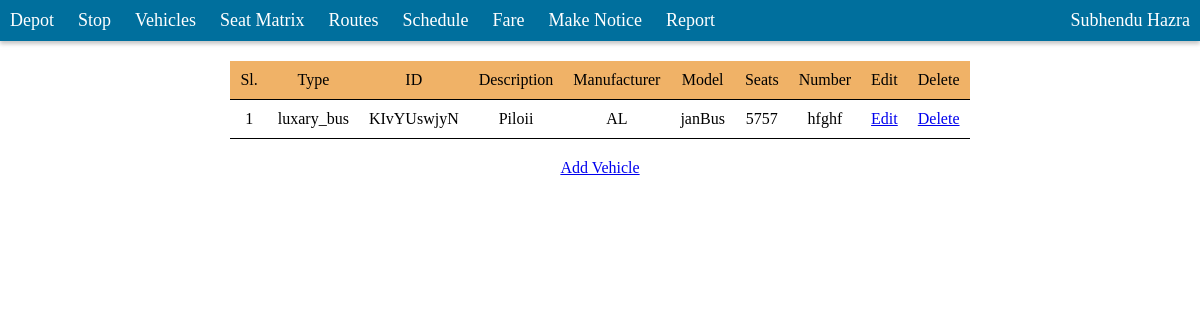
Page /admin/panel/vehicles/index.php (signed in) on the committed database.
### tables this page shows
CREATE TABLE `vehicles` (
  `sl` int(10) UNSIGNED NOT NULL,
  `type` enum('bus','sedan','suv','hatchback','van','luxary_bus','autorickshaw') NOT NULL,
  `id` varchar(10) NOT NULL,
  `description` varchar(3000) NOT NULL,
  `manufacturer` varchar(100) NOT NULL,
  `model` varchar(100) NOT NULL,
  `seats` int(11) NOT NULL,
  `car_number` varchar(100) NOT NULL,
  `seat_matrix` varchar(10) NOT NULL
);

### admin/panel/vehicles/index.php (the view, shortened to what this page needs)
<?php
require_once("../../header.php");
?>
<div id="main_area">
<div id="main_inner">
	<div id="avail_epot">
		<?php
				$query="SELECT * FROM vehicles";
				if($rows=mysqli_query($db,$query)){
					$i=1;
						echo "<div class='table_row'>";
						echo "<div class='table_row_items sl'>Sl.</div>";
						echo "<div class='table_row_items type'>Type</div>";
						echo "<div class='table_row_items id'>ID</div>";
						echo "<div class='table_row_items description'>Description</div>";
						echo "<div class='table_row_items manufacturer'>Manufacturer</div>";
						echo "<div class='table_row_items model'>Model</div>";
						echo "<div class='table_row_items seats'>Seats</div>";
						echo "<div class='table_row_items number'>Number</div>";
						echo "<div class='table_row_items edit'>Edit</div>";
						echo "<div class='table_row_items delete'>Delete</div>";
						echo "</div>";
					while($row=mysqli_fetch_array($rows,MYSQLI_BOTH)){
						echo "<div class='table_row'>";
						echo "<div class='table_row_items sl'>".$i."</div>";
						echo "<div class='table_row_items type'>".$row['type']."</div>";
						echo "<div class='table_row_items id'>".$row['id']."</div>";
						echo "<div class='table_row_items description'>".$row['description']."</div>";
						echo "<div class='table_row_items manufacturer'>".$row['manufacturer']."</div>";
						echo "<div class='table_row_items model'>".$row['model']."</div>";
						echo "<div class='table_row_items seats'>".$row['seats']."</div>";
						echo "<div class='table_row_items number'>".$row['car_number']."</div>";
						echo "<div class='table_row_items edit'><a href='edit.php?id=".$row['id']."'>Edit</a></div>";
						echo "<div class='table_row_items delete'><a href='delete.php?id=".$row['id']."'>Delete</a></div>";
						echo "</div>";
						$i++;
					}
				}
			?>
	</div>
	<div id="depot_action">
		<a href="add.php">Add Vehicle</a>
	</div>
</div>
</div>

### admin/header.php (style rules this page uses)
body { padding:0px; margin:0px; font-family:ubuntu,tahoma; }

### admin/panel/vehicles/index.php (style rules this page uses)
#main_area { margin:20px auto; max-width:90%; }
#main_inner { text-align: -webkit-center; text-align: -moz-center; text-align: -ms-center; text-align: -o-center; }
#main_area .table_row { display:table-row; }
#main_area .table_row:first-child { background:#f0b267; }
#main_area .table_row .table_row_items { display:table-cell; border-bottom:1px solid black; padding:10px; }
#main_area #depot_action { margin:20px auto; max-width:90%; }

### rows in the picture
vehicles: type "luxary_bus", id "KIvYUswjyN", description "Piloii", manufacturer "AL", model "janBus", seats "5757", car_number "hfghf"

### other values in the picture
$_SESSION['login_name'] "Subhendu Hazra"
